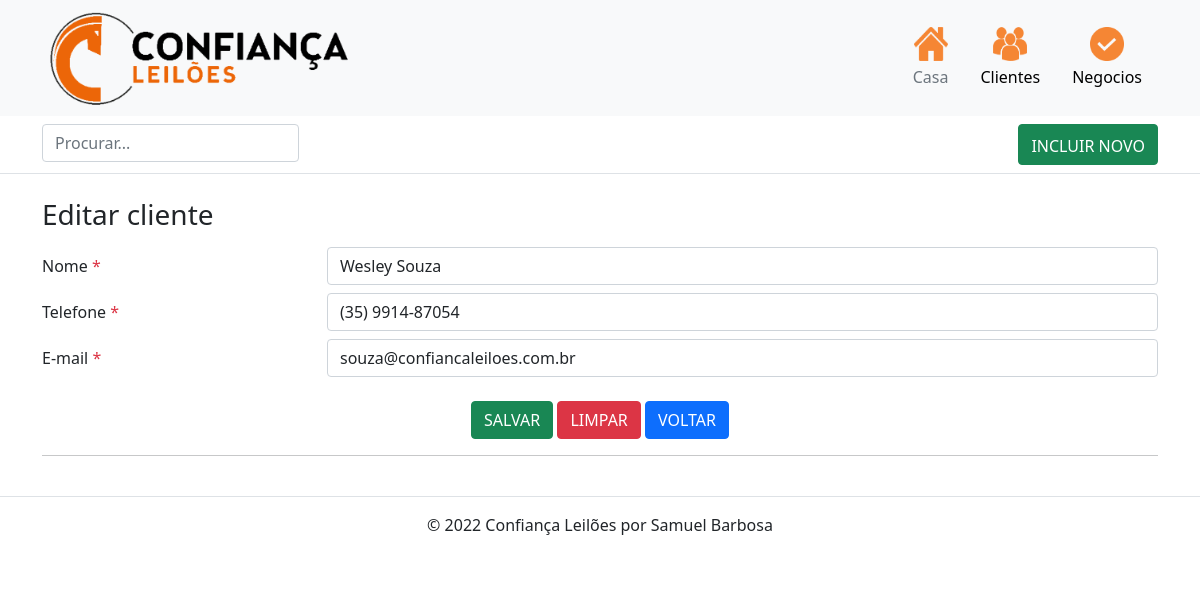
The page /?acao=editar&id=2 on the database its author committed.
### tables this page shows
CREATE TABLE `clientes` (
  `id` int(10) NOT NULL,
  `nome` varchar(60) NOT NULL,
  `telefone` varchar(15) NOT NULL,
  `email` varchar(256) NOT NULL,
  `alteracao` timestamp(6) NOT NULL DEFAULT current_timestamp(6) ON UPDATE current_timestamp(6)
);

### controller/ClienteController.php (called while the page is built, shortened)
<?php
include 'dao/ClienteDao.php';
class ClienteController{
    private $clienteDao;
    private $nome;
    private $email;
    private $telefone;
    public function __construct(){
        $this->clienteDao = new ClienteDao();
    }
    function editarFormulario($id){
        $array = $this->clienteDao->getId($id);
        foreach ($array as $key => $value) {
            $nomeCliente = $value['nome'];
            $telefoneCliente = $value['telefone'];
            $emailCliente = $value['email'];
        }
        $this->nome = $nomeCliente;
        $this->telefone = $telefoneCliente;
        $this->email = $emailCliente;
    }
    function getNome(){
        return $this->nome;
    }
    function getTelefone(){
        return $this->telefone;
    }
    function getEmail(){
        return $this->email;
    }
}
?>

### dao/ClienteDao.php (called while the page is built, shortened)
<?php
class ClienteDao
{
    public function getId($id)
    {
        $conn = new Conexao();
        $pdo = $conn->conectar();
        $stmt = $pdo->prepare("SELECT * FROM clientes WHERE id = :id");
        $stmt->execute(["id" => $id]);
        return $stmt->fetchAll(PDO::FETCH_ASSOC);
    }
}

### view/EditarClienteView.php (the view, shortened to what this page needs)
  <?php
              $controller = new ClienteController();
              $controller->editarFormulario($id);
              ?>
<main role="main" class="flex-shrink-0">
  <div class="container mt-4">
    <div class="row justify-content-between">
    <div class="col-12 col-lg-auto mb-2 mb-lg-0 me-lg-auto">
        <h3>Editar cliente</h3>
      </div>
    </div>
    <form method="POST" action="?acao=editar&id=<?php echo $id;?>&status=salvar">
      <div class="form-group row mt-2">
        <label for="nome" class="col-3 col-form-label">Nome
          <span class="text-danger">*</span>
        </label>
        <div class="col-9">
          <input id="nome" name="nome" value="<?php echo $controller->getNome(); ?>" type="text" class="form-control" required="required">
        </div>
      </div>
      <div class="form-group row mt-2">
        <label for="telefone" class="col-3 col-form-label">Telefone
          <span class="text-danger">*</span>
        </label>
        <div class="col-9">
          <input id="telefone" name="telefone" value="<?php echo $controller->getTelefone(); ?>" type="text" class="form-control" required="required">
        </div>
      </div>
      <div class="form-group row mt-2">
        <label for="email" class="col-3 col-form-label">E-mail
          <span class="text-danger">*</span>
        </label>
        <div class="col-9">
          <input id="email" name="email" value="<?php echo $controller->getEmail(); ?>" type="text" class="form-control">
        </div>
      </div>
      <div class="form-group row">
      <div class="text-center col-12 mt-4">
          <button name="submit" type="submit" class="btn btn-success">SALVAR</button>
          <button name="reset" type="reset" class="btn btn-danger">LIMPAR</button>
          <a href="?acao=listar"><button name="voltar" type="button" class="btn btn-primary">VOLTAR</button></a>
        </div>
      </div>
    </form>
    <hr>
  </div>
</main>

### rows shown on the page
clientes: nome "Wesley Souza", telefone "(35) 9914-87054", email "souza@confiancaleiloes.com.br"
